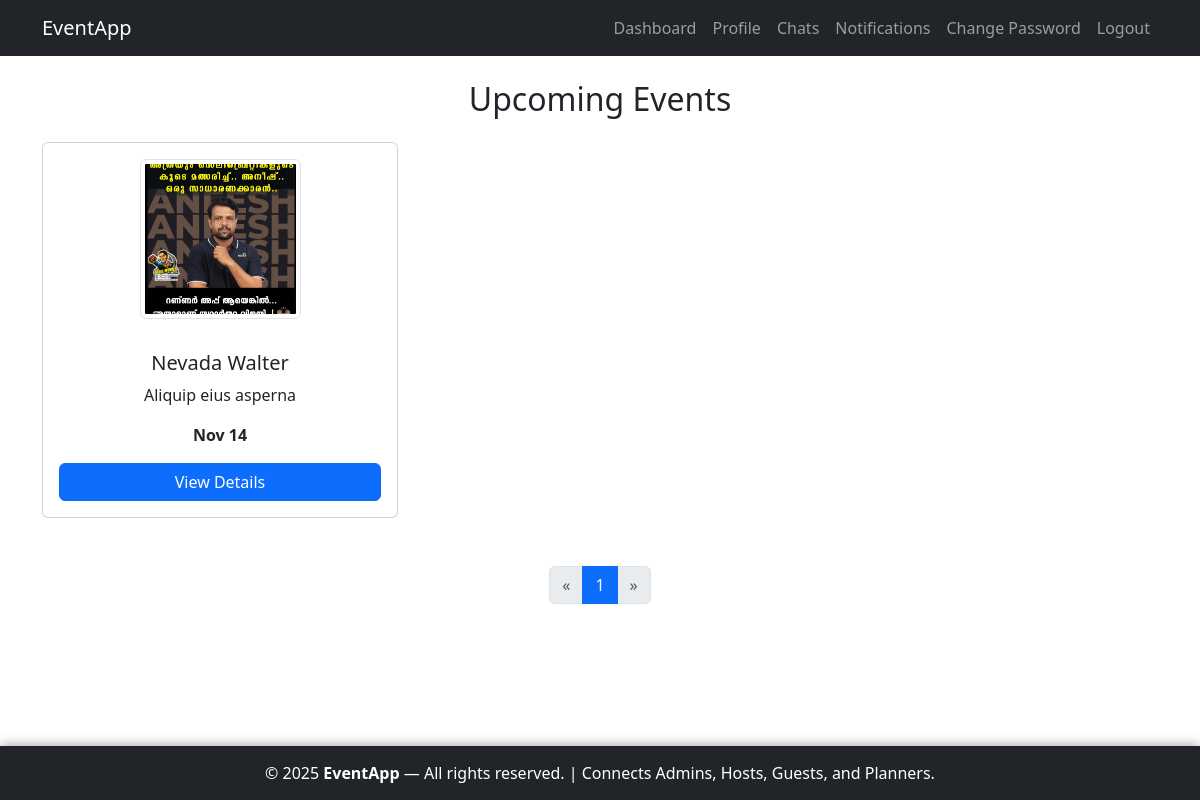
The page /guest/events/ (signed in) on the database as committed earlier.
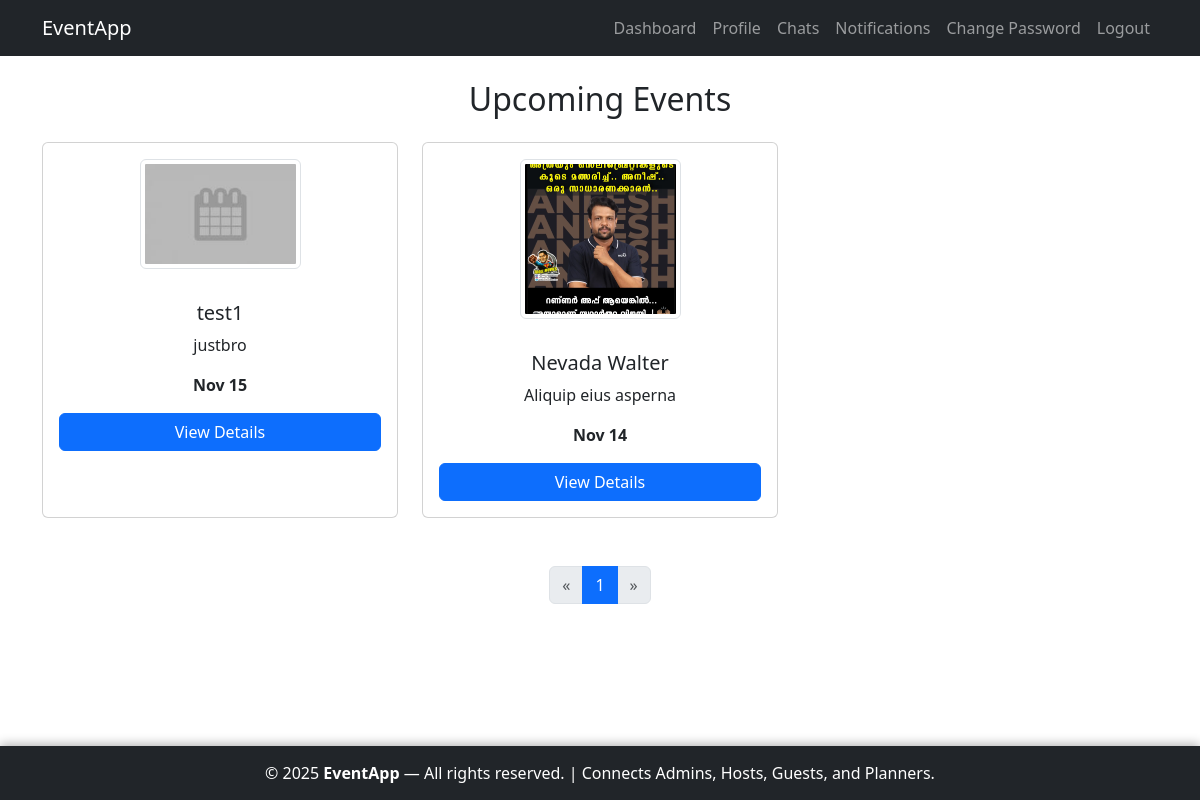
The same page on the database as committed later.
### host/models.py (models this page shows, shortened)
class Event(models.Model):
    NEEDS_CHOICES = [
        ('catering', 'Catering'),
        ('decorations', 'Decorations'),
        ('photography', 'Photography'),
        ('music', 'Music/DJ'),
        ('venue', 'Venue Setup'),
        ('other', 'Other'),
    ]
    host = models.ForeignKey(settings.AUTH_USER_MODEL, on_delete=models.CASCADE, related_name='events')
    name = models.CharField(max_length=255)
    start_date = models.DateTimeField()
    end_date = models.DateTimeField()
    budget = models.DecimalField(max_digits=10, decimal_places=2)
    guest_count = models.PositiveIntegerField()
    needs = models.CharField(max_length=255, blank=True)
    banner = models.ImageField(upload_to='events/', blank=True, null=True)
    venue_details = models.TextField(blank=True)
    created_at = models.DateTimeField(auto_now_add=True)
    updated_at = models.DateTimeField(auto_now=True)
    class Meta:
        ordering = ['-created_at']

### guest/views.py (the view)
# urls.py: path('events/', views.EventListView.as_view(), name='event_list'),
class EventListView(LoginRequiredMixin, GuestRequiredMixin, ListView):
    model = Event
    template_name = 'guest/event_list.html'
    context_object_name = 'events'
    paginate_by = None   # IMPORTANT: disable ListView's pagination
    def get_queryset(self):
        return Event.objects.filter(
            proposals__status='accepted',
            start_date__gt=timezone.now()
        ).distinct()
    def get_context_data(self, **kwargs):
        context = super().get_context_data(**kwargs)
        queryset = self.get_queryset()
        page_obj, items = paginate_queryset(self.request, queryset)
        context['page_obj'] = page_obj     # required by your partial
        context['events'] = items          # paginated events
        return context

### guest/views.py (called while the page is built)
    def test_func(self):
        return (self.request.user.is_authenticated and
                self.request.user.role == 'guest' and
                self.request.user.is_approved)

### utils/pagination.py (called while the page is built)
def paginate_queryset(request, queryset):
    paginator = Paginator(queryset, DEFAULT_PER_PAGE)
    page_number = request.GET.get('page')
    try:
        page_obj = paginator.page(page_number)
    except PageNotAnInteger:
        page_obj = paginator.page(1)
    except EmptyPage:
        page_obj = paginator.page(paginator.num_pages)
    return page_obj, page_obj.object_list

### guest/templates/guest/event_list.html (shortened to what this page needs)
{% extends 'accounts/base.html' %}
{%load static%}
{% block content %}
<h2 class="text-center mb-4">Upcoming Events</h2>
<div class="row">
    {% for event in events %}
    <div class="col-md-4 mb-4">
        <div class="card h-100 text-center">
            <div class="p-3">
                {% if event.banner %}
                    <img src="{{ event.banner.url }}"
                         class="img-fluid img-thumbnail w-50 mx-auto"
                         alt="{{ event.name }}"
                         style="max-height:160px; object-fit:cover;">
                {% else %}
                    <img src="{% static 'images/download.jpg' %}"
                         class="img-fluid img-thumbnail w-50 mx-auto"
                         alt="Default event image"
                         style="max-height:160px; object-fit:cover;">
                {% endif %}
            </div>
            <div class="card-body">
                <h5 class="card-title">{{ event.name }}</h5>
                <p>{{ event.venue_details|truncatewords:10 }}</p>
                <p><strong>{{ event.start_date|date:"M d" }}</strong></p>
                <a href="{% url 'guest:event_detail' event.pk %}"
                   class="btn btn-primary w-100">
                    View Details
                </a>
            </div>
        </div>
    </div>
    {% empty %}
    <div class="col-12 text-center">No events available.</div>
    {% endfor %}
</div>
{%include 'partials/pagination.html'%}
{% endblock %}

Rows that differ between the two databases and show on the page:
added Event: name "test1", venue_details "justbro", start_date "Nov 15"
